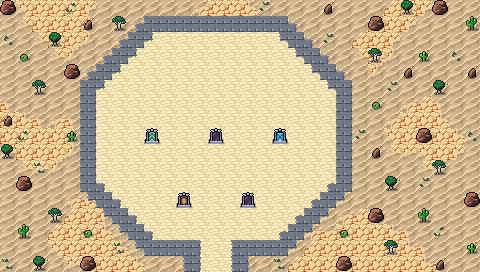

The image is a tile-based game level rendered from a .tmx file. Its description and source (layers, tilesets, objects; grid data summarised) follow:
An orthogonal 30x17 tile map with 16x16 px tiles, 5 tile layers (Collision, Background, Floor and Walls, Ornamental Walls, ...), 2 tilesets and 6 objects.

<map version="1.5" tiledversion="1.7.2" orientation="orthogonal" renderorder="right-down" width="30" height="17" tilewidth="16" tileheight="16" infinite="0" nextlayerid="8" nextobjectid="79">
 <editorsettings>
  <export target="wastetown..tmx" format="tmx" />
 </editorsettings>
 <tileset firstgid="1" source="../../tileset/main.tsx" />
 <tileset firstgid="3477" source="../../tileset/buildings.tsx" />
 <layer id="6" name="Collision" width="30" height="17">
  <data>[510 cells, 6 non-empty, 1 distinct tile ids]</data>
 </layer>
 <layer id="1" name="Background" width="30" height="17">
  <data>[510 cells, 510 non-empty, 3 distinct tile ids]</data>
 </layer>
 <layer id="2" name="Floor and Walls" width="30" height="17">
  <data>[510 cells, 179 non-empty, 25 distinct tile ids]</data>
 </layer>
 <layer id="7" name="Ornamental Walls" width="30" height="17">
  <data>[510 cells, 79 non-empty, 7 distinct tile ids]</data>
 </layer>
 <layer id="3" name="Clutter" width="30" height="17">
  <properties>
   <property name="spriteLayer" type="bool" value="true" />
  </properties>
  <data>[510 cells, 59 non-empty, 15 distinct tile ids]</data>
 </layer>
 <objectgroup id="4" name="Objects">
  <object id="69" template="../../obj/door_up.tx" x="208" y="143.5">
   <properties>
    <property name="teleport" value="maps/map/portal_1.tmx" />
    <property name="teleportObjectId" value="71" />
   </properties>
  </object>
  <object id="74" template="../../obj/door_up.tx" x="208.359" y="271.521">
   <properties>
    <property name="teleport" value="maps/map/portal_1W2.tmx" />
    <property name="teleportObjectId" value="56" />
   </properties>
  </object>
  <object id="75" template="../../obj/door_down.tx" x="176" y="209.5">
   <properties>
    <property name="teleport" value="maps/map/portal_1R.tmx" />
    <property name="teleportObjectId" value="68" />
   </properties>
  </object>
  <object id="76" template="../../obj/door_down.tx" x="144" y="144.5">
   <properties>
    <property name="teleport" value="maps/map/portal_1G.tmx" />
    <property name="teleportObjectId" value="77" />
   </properties>
  </object>
  <object id="77" template="../../obj/door_down.tx" x="272" y="144">
   <properties>
    <property name="teleport" value="maps/map/portal_1U.tmx" />
    <property name="teleportObjectId" value="79" />
   </properties>
  </object>
  <object id="78" template="../../obj/door_down.tx" x="241" y="209">
   <properties>
    <property name="teleport" value="maps/map/portal_1B.tmx" />
    <property name="teleportObjectId" value="64" />
   </properties>
  </object>
 </objectgroup>
</map>
